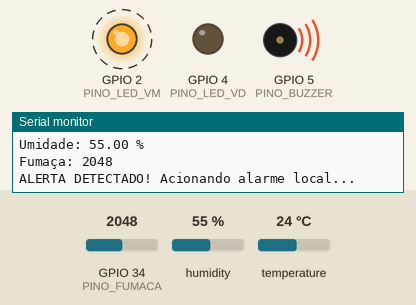
This sketch was run on a simulated ESP32. Shown: output pins drawn as LEDs (lit = HIGH), buzzer (waves = sounding, pin HIGH), the last lines printed to the serial monitor. Dashed ring = blinking. Inputs (shaded band) come from the test bench; at power-on: GPIO 34 (PINO_FUMACA) = 2048, humidity 55 %, temperature 24 °C. WiFi joins after 1.5 s; servers stay silent unless stated; uploads are accepted with an empty reply.

Above: at 2.7 s.
2.8 s: GPIO 34 (PINO_FUMACA) set to 424
11.2 s: GPIO 34 (PINO_FUMACA) set to 379
At 16.3 s:
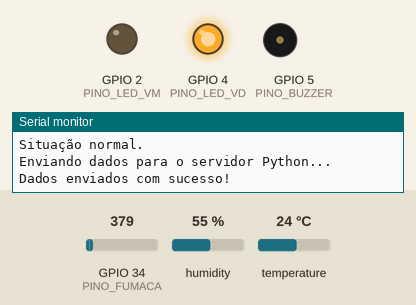
18.7 s: GPIO 34 (PINO_FUMACA) set to 440
At 23.0 s:
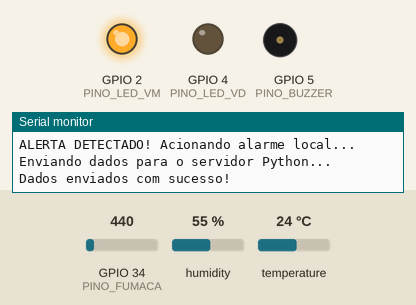
26.2 s: GPIO 34 (PINO_FUMACA) set to 360
At 27.3 s:
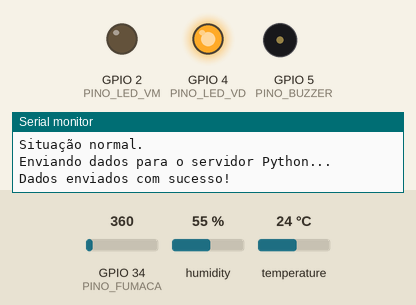
Timing chart, 0 to 29.2 s (numbered marks = the images above; inputs shaded):
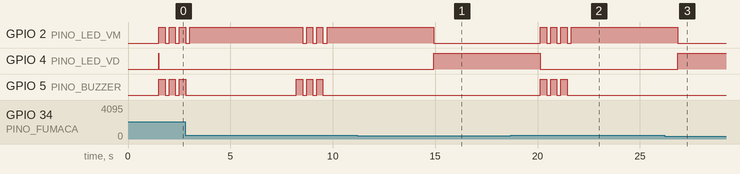

The sketch:

esp32_orbitmax.ino
```cpp
#include <WiFi.h>
#include <HTTPClient.h>
#include <DHT.h>
#include <ArduinoJson.h>

// Credenciais da rede WiFi — substituir pelo IP e rede local antes de usar.

const char* SSID     = "SUA_REDE_WIFI";
const char* PASSWORD = "SUA_SENHA_WIFI";

// Endereço do servidor Python que receberá os dados do ESP32.

const char* SERVIDOR = "http://SEU_IP_LOCAL:5000/dados";

// Limiares de alerta — valores acima desses disparam o sistema.

const int LIMITE_TEMPERATURA = 60;
const int LIMITE_FUMACA = 400;

// Definição dos pinos utilizados no circuito.

#define PINO_DHT 15
#define PINO_FUMACA 34
#define PINO_LED_VM 2
#define PINO_LED_VD 4
#define PINO_BUZZER 5

// Inicializa o sensor DHT22 no pino definido.

DHT dht(PINO_DHT, DHT22);

void setup() {
  Serial.begin(115200);

// Configura os pinos de saída para LEDs e buzzer.

  pinMode(PINO_LED_VM, OUTPUT);
  pinMode(PINO_LED_VD, OUTPUT);
  pinMode(PINO_BUZZER, OUTPUT);

  dht.begin();

  Serial.println("OrbitMax Sentinel — ESP32");

// Conecta ao WiFi

  Serial.print("Conectando ao WiFi");
  WiFi.begin(SSID, PASSWORD);
  while (WiFi.status() != WL_CONNECTED) {
    delay(500);
    Serial.print(".");
  }
  Serial.println();
  Serial.println("WiFi conectado!");
  Serial.print("IP do ESP32: ");
  Serial.println(WiFi.localIP());

// Liga o LED verde ao iniciar indicando que o sistema está operacional.

  digitalWrite(PINO_LED_VD, HIGH);
}

// Aciona o alarme local — LED vermelho pisca 3 vezes com buzzer e permanece aceso.

void acionarAlerta() {
  for (int i = 0; i < 3; i++) {
    digitalWrite(PINO_LED_VD, LOW);
    digitalWrite(PINO_LED_VM, HIGH);
    digitalWrite(PINO_BUZZER, HIGH);
    delay(300);
    digitalWrite(PINO_LED_VM, LOW);
    digitalWrite(PINO_BUZZER, LOW);
    delay(200);
  }

// Mantém o LED vermelho aceso após as piscadas.

  digitalWrite(PINO_LED_VM, HIGH);
}

// Retorna o sistema ao estado normal — LED verde aceso, LED vermelho e buzzer desligados.

void estadoNormal() {
  digitalWrite(PINO_LED_VM, LOW);
  digitalWrite(PINO_LED_VD, HIGH);
  digitalWrite(PINO_BUZZER, LOW);
}

// Monta o payload JSON com os dados dos sensores e envia ao servidor Python via HTTP POST.

void enviarDados(float temperatura, float umidade, int fumaca, String status) {

  // Verifica se o WiFi ainda está conectado antes de tentar enviar.

  if (WiFi.status() != WL_CONNECTED) {
    Serial.println("[ERRO] Sem WiFi, pulando envio.");
    return;
  }

  HTTPClient http;
  http.begin(SERVIDOR);
  http.addHeader("Content-Type", "application/json");

  // Monta o JSON com os dados lidos pelos sensores.

  StaticJsonDocument<200> doc;
  doc["temperatura"] = temperatura;
  doc["umidade"] = umidade;
  doc["fumaca"] = fumaca;
  doc["status"] = status;

  String payload;
  serializeJson(doc, payload);

  Serial.println("Enviando dados para o servidor Python...");
  int codigo = http.POST(payload);

  // Verifica se o envio foi bem sucedido pelo código HTTP retornado.

  if (codigo == 200) {
    Serial.println("Dados enviados com sucesso!");
  } else {
    Serial.print("Erro no envio. Código HTTP: ");
    Serial.println(codigo);
  }

  http.end();
}

void loop() {

  // Lê os valores atuais dos sensores.

  float temperatura = dht.readTemperature();
  float umidade = dht.readHumidity();
  int fumaca = analogRead(PINO_FUMACA);

  // Verifica leitura válida do DHT22

  if (isnan(temperatura) || isnan(umidade)) {
    Serial.println("[ERRO] Falha na leitura do DHT22!");
    delay(2000);
    return;
  }

  // Exibe os valores lidos no monitor serial.

  Serial.print("Temperatura: "); Serial.print(temperatura); Serial.println(" °C");
  Serial.print("Umidade: "); Serial.print(umidade); Serial.println(" %");
  Serial.print("Fumaça: "); Serial.println(fumaca);

  // Verifica se algum limiar foi ultrapassado e define o status do sistema.

  bool alerta = (temperatura > LIMITE_TEMPERATURA || fumaca > LIMITE_FUMACA);
  String status = alerta ? "ALERTA" : "NORMAL";

  // Aciona o alarme local ou mantém o estado normal conforme o status.

  if (alerta) {
    Serial.println("ALERTA DETECTADO! Acionando alarme local...");
    acionarAlerta();
  } else {
    Serial.println("Situação normal.");
    estadoNormal();
  }

  // Envia os dados ao servidor Python para cruzamento com dados da NASA.

  enviarDados(temperatura, umidade, fumaca, status);

  // Aguarda 5 segundos antes da próxima leitura.

  delay(5000);
}
```

Measured:
- the behaviour switches between 401 and 400 on GPIO 34 (PINO_FUMACA) (found by bisection; images 0 and 1)
- after the input at 11.2 s, GPIO 4 (PINO_LED_VD): LOW → HIGH after 3.7 s; GPIO 5 (PINO_BUZZER): stops changing and stays LOW
- after the input at 18.7 s, GPIO 2 (PINO_LED_VM): alternates HIGH for 0.30 s and LOW for 0.20 s, 7 changes in all, then stays HIGH, starting after 1.4 s; GPIO 4 (PINO_LED_VD): HIGH → LOW after 1.4 s; GPIO 5 (PINO_BUZZER): alternates HIGH for 0.30 s and LOW for 0.20 s, 6 changes in all, then stays LOW, starting after 1.4 s
- after the input at 26.2 s, GPIO 4 (PINO_LED_VD): LOW → HIGH after 0.65 s; GPIO 5 (PINO_BUZZER): stops changing and stays LOW
- by itself, GPIO 5 (PINO_BUZZER): repeats every 0.50 s: HIGH 0.30 s, LOW 0.20 s, until it stays LOW from 9.5 s
